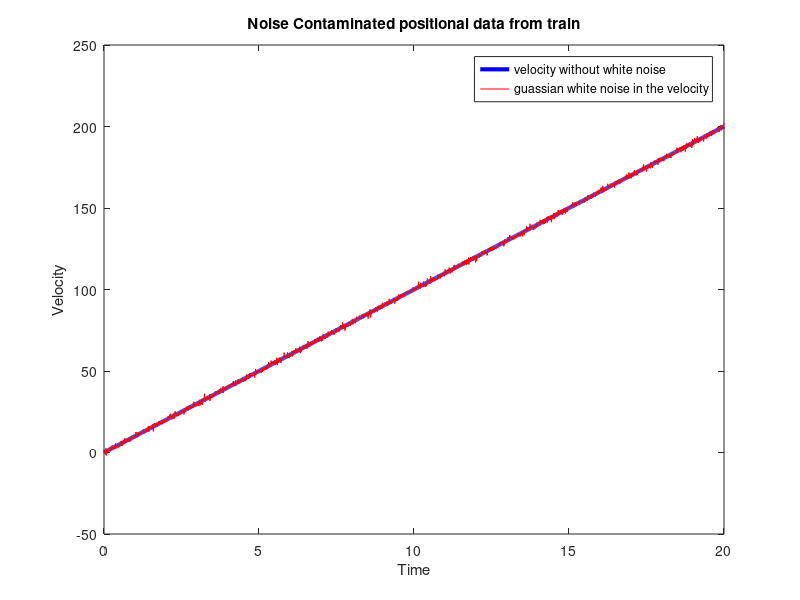

Reproduce this figure in MATLAB.
close all;
x = linspace(0,20,2001); % Generate a matrix at the interval of 0.01 sec for 20 sec
velocity = 10; %m/s, for easy graph, we too velocity as 10 instead of 100
y = x*velocity;% Generating a vector 
z = randn(1, 2001); % Generating the random numbers for noise from guassian distribusion
ZX = y+z; % adding guassian noise to velocity
plot (x,y,'LineWidth',3,'Color','Blue'); % plotting velocity vs time graph
hold on;
plot (x,ZX,'LineWidth',0.5,'Color','red'); %plotting noisy velocity vs time
xlabel('Time');
ylabel('Velocity');
legend ('velocity without white noise ', 'guassian white noise in the velocity');
title('Noise Contaminated positional data from train');
hold off;
